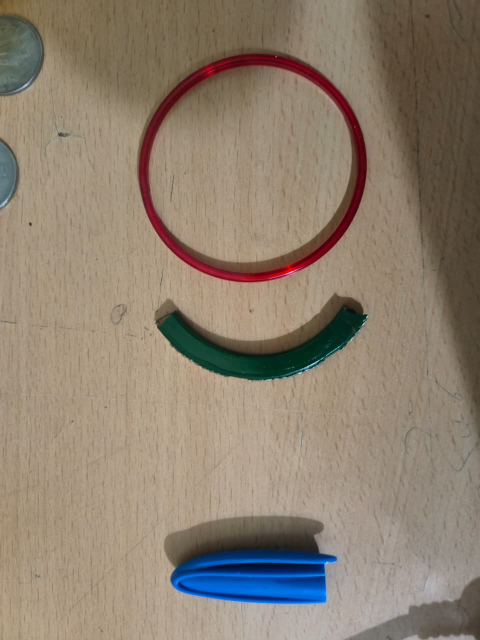
#> input picture opencv_practice/data/table_3objects.jpg, 960 x 1280 px (shown at 1/2 size)
$ python ex_c04.py
#> lines starting #> are read from the running program, lines starting #| are printed output that depends on the picture; after the words box and inside, x2 and y2 are one past the last pixel; in counts of white or black regions, pixels touching at a corner belong together
# ===== EASY: predict the OpenCV H of pure yellow (0, 255, 255), then check it with the 1×1 trick. =====
import cv2                                         # OpenCV
import numpy as np                                 # NumPy
yellow_bgr = np.uint8([[[0, 255, 255]]])            # pure yellow in BGR
yellow_hsv = cv2.cvtColor(yellow_bgr, cv2.COLOR_BGR2HSV  )  # convert to HSV
h, s, v = yellow_hsv[0, 0]                          # extract H
# my guess: H of pure yellow = 25
print(f"Predicted H of pure yellow = 25, actual H = {h}")
print(f"Predicted s of pure yellow = 255, actual s = {s}")
print(f"Predicted v of pure yellow = 255, actual v = {v}")

# ===== MEDIUM:Use the tuner (or the mouse inspector) to find a range for the green trapezoid only: not its vault, not the hexagon. Write your final numbers. =====
green_low  = np.array([50, 160, 130])    # H, S, V
green_high = np.array([70, 255, 255])

# ===== ROBOT TASK:Take a photo (phone or webcam) of 3 coloured objects on a table. Find an HSV range for each. Which one was hardest, and which channel solved it? =====
import os                                          # path banane ke liye
DATA = os.path.join(os.path.dirname(os.path.abspath(__file__)), '..', 'data')  # opencv_practice/data/

photo = cv2.imread(os.path.join(DATA, 'table_3objects.jpg'))    # original photo padho (1280 x 960)
#> photo is the input picture: shape (1280, 960, 3); mean B, G, R 111.6, 127.7, 141.4
if photo is None:                                  # file na mile to imread None deta hai, error nahi
    raise SystemExit("table_3objects.jpg nahi mili data/ mein")

small = cv2.resize(photo, None, fx=0.6, fy=0.6)    # 60% chhota: (WIDTH, HEIGHT) ki jagah scale do -> dono same ratio
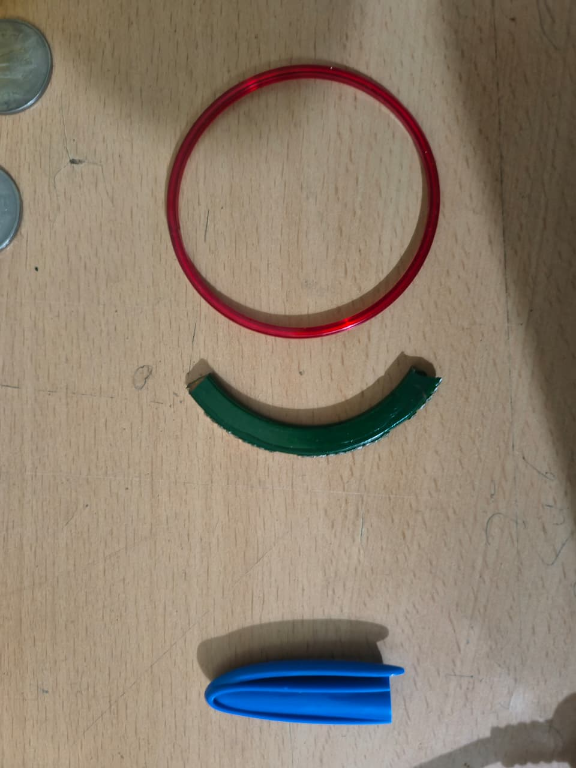
#> small: shape (768, 576, 3); mean B, G, R 111.5, 127.7, 141.3
print("photo.shape =", photo.shape, "-> small.shape =", small.shape)
#| photo.shape = (1280, 960, 3) -> small.shape = (768, 576, 3)
cv2.imwrite(os.path.join(DATA, 'table_3objects_small.jpg'), small)  # chhoti copy save, original safe

# --- HSV ranges (tuner se mile, H S V order) ---
# Red ring: red hue circle ke dono end pe hai -> 2 ranges chahiye (0-10 aur 170-179)
red1_low,  red1_high  = np.array([0, 160, 55]),   np.array([10, 255, 255])    # red ka 0 wala end
red2_low,  red2_high  = np.array([170, 160, 55]), np.array([179, 255, 255])   # red ka 179 wala end
# Green strip: dark bluish green -> H ~78 (normal green 60 nahi), V kam (~58) -> V low bahut neeche
green_low, green_high = np.array([65, 60, 10]),   np.array([85, 255, 255])
# Blue cap: H ~107
blue_low,  blue_high  = np.array([102, 50, 40]),  np.array([115, 255, 255])

hsv = cv2.cvtColor(small, cv2.COLOR_BGR2HSV)       # BGR -> HSV
#> hsv: shape (768, 576, 3); mean H, S, V 24.2, 72.5, 145.9
red_mask = cv2.inRange(hsv, red1_low, red1_high) | cv2.inRange(hsv, red2_low, red2_high)  # | = dono masks jodo
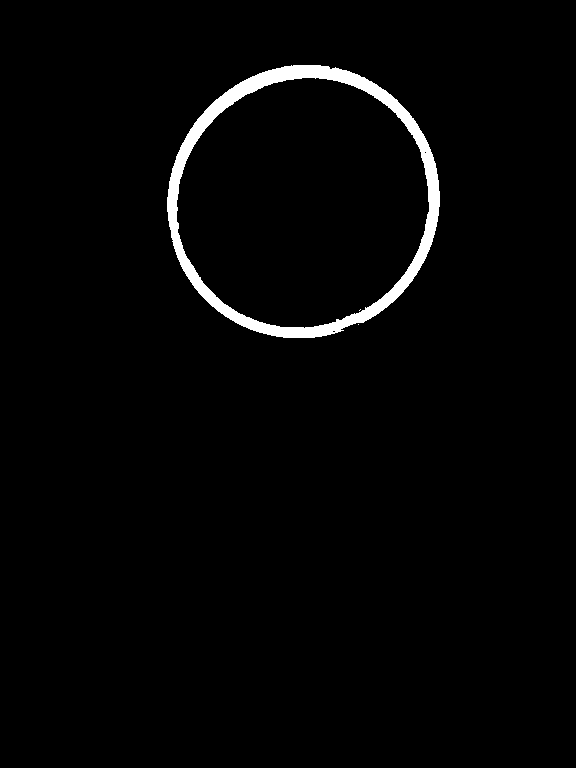
#> red_mask: shape (768, 576); 2.1% white; 3 white regions (2 under 20 px), largest, box (x1, y1, x2, y2) and area: (167, 65, 440, 338) 9282
green_mask = cv2.inRange(hsv, green_low, green_high)  # range ke andar = 255, bahar = 0
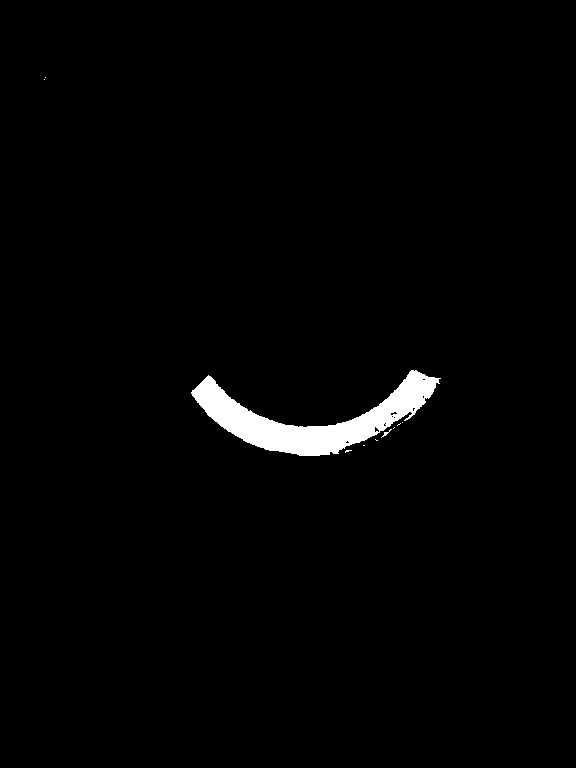
#> green_mask: shape (768, 576); 1.7% white; 10 white regions (8 under 20 px), largest, box (x1, y1, x2, y2) and area: (191, 370, 441, 456) 7385, (381, 429, 392, 438) 23
blue_mask = cv2.inRange(hsv, blue_low, blue_high)
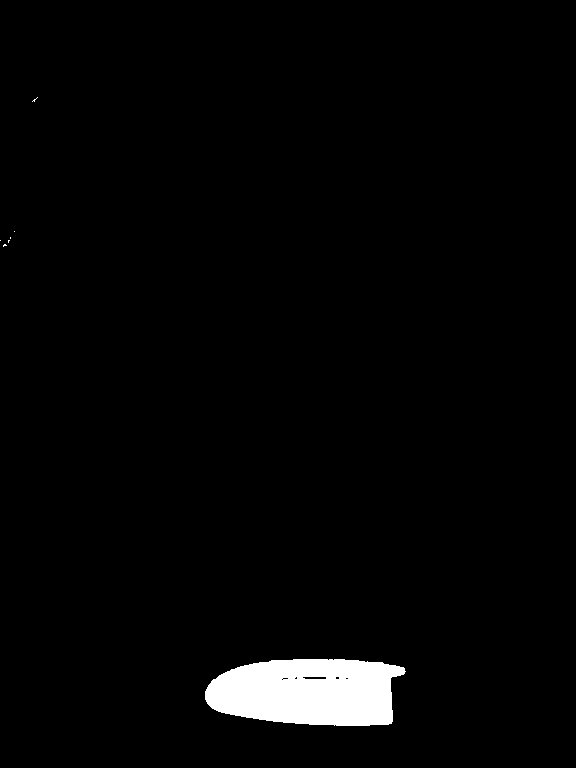
#> blue_mask: shape (768, 576); 2.5% white; 7 white regions (6 under 20 px), largest, box (x1, y1, x2, y2) and area: (205, 659, 406, 726) 10852
for name, m in [("red", red_mask), ("green", green_mask), ("blue", blue_mask)]:
    print(f"{name:5s} mask white pixels = {cv2.countNonZero(m)}")  # 0 aaye to range galat hai
#> this loop made 3 passes
#> name on passes 1 to 3: 'red', 'green', 'blue'
#| red   mask white pixels = 9285
#| green mask white pixels = 7433
#| blue  mask white pixels = 10875

# Hardest: middle wala green strip. H aur V ne solve kiya:
#   H -> uska H ~78 tha, normal green (55-65) wala range kaam nahi kiya
#   V -> strip dark hai (V ~58), isliye V low bahut kam (10) rakhna pada

# ===== MY MISTAKES =====
# Yellow ka H guess kiya 25 → asli 30. Rule: OpenCV H = degrees ÷ 2 (60° → 30).
#  (I guessed 25 for yellow's H, but it's 30, because OpenCV H = degrees ÷ 2.)
# Grey ka S = 255 socha → asli 0. Jab B = G = R → koi colour nahi → S = 0." (I thought grey had S = 255, but it's 0: when B = G = R there's no colour, so S = 0.)
# Red ring ke liye sirf 118–179 range diya → 1,126 pixels miss (H 0–10 wale). Red = hamesha 2 ranges." (For the red ring I used only 118–179, which missed 1,126 pixels with H 0–10. Red always needs 2 ranges.)
